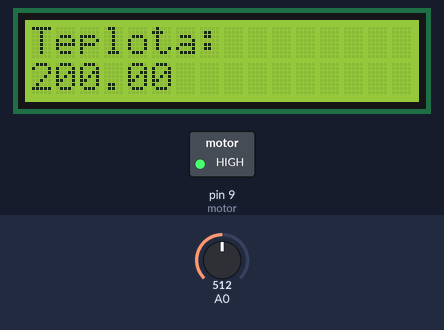
Bench run of a sketch on a simulated Arduino Uno, built with avr-gcc and run on an emulated ATmega328P. Parts: 16×2 character LCD, switched loads named in the sketch (green lamp = pin HIGH). The inputs (shaded band) are chosen by the test bench; at power-on: A0 = 512.

Above: at 1.2 s.
1.3 s: A0 set to 306
At 2.5 s:
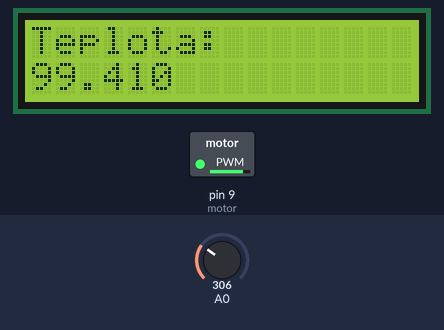
3.5 s: A0 set to 122
At 5.2 s:
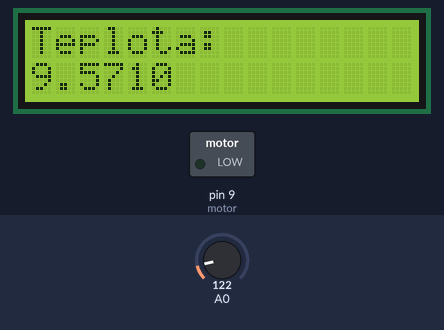
5.5 s: A0 set to 15
At 7.0 s:
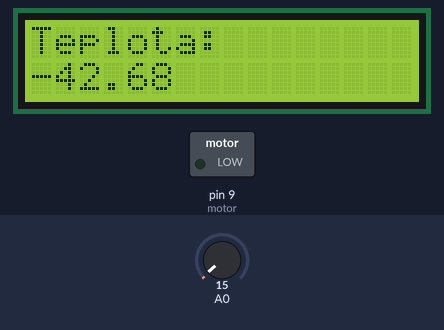
Timing chart, 0 to 8.5 s (numbered marks = the images above; inputs shaded):
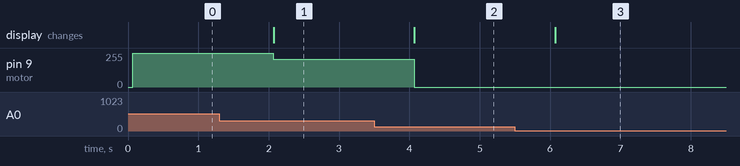

The sketch:

chladenie_PWM.ino
```cpp
#include <LiquidCrystal.h>

LiquidCrystal lcd(12, 11, 5, 4, 3, 2);
float tempC = 0;
int pwm = 0;
int motor = 9;

void setup()
{
  pinMode(A0, INPUT);
  pinMode(motor, OUTPUT);
  lcd.begin(16, 2);
  lcd.setCursor(0, 0);
  lcd.print("Teplota: ");
  lcd.setCursor(0, 1);
}

void loop()
{
	tempC = (double) ((analogRead(A0) / 1024.0) * 5 - 0.5) * 100;
  	pwm = map(analogRead(A0), 0, 1023, 0, 700);
  	if(tempC > 25)
      analogWrite(motor, pwm);
  	else
      analogWrite(motor, 0);
  	lcd.setCursor(0, 1);
  	lcd.print(tempC);
  	delay(1000);
}
```

Measured:
- after the input at 1.3 s, pin 9 (motor): 255/255 → 209/255 after 0.77 s; the display: changes after 0.77 s (image 1)
- after the input at 3.5 s, pin 9 (motor): 209/255 → 0/255 after 0.57 s; the display: changes after 0.57 s (image 2)
- after the input at 5.5 s, the display: changes after 0.57 s (image 3)
